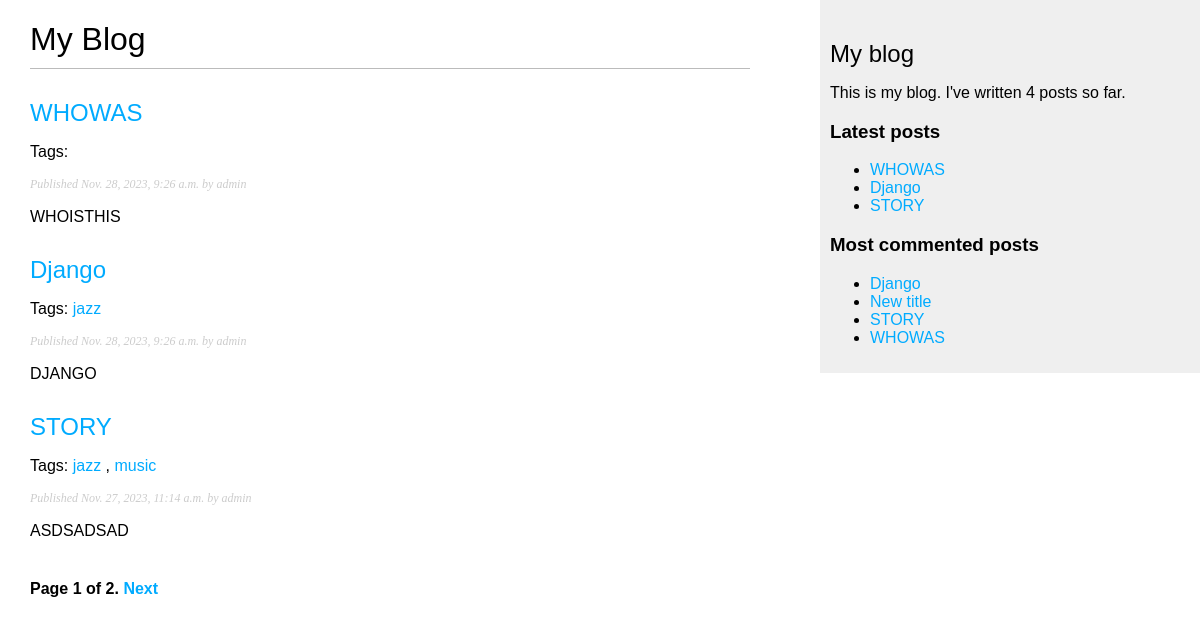
/blog/, run on an earlier commit of the app's database.
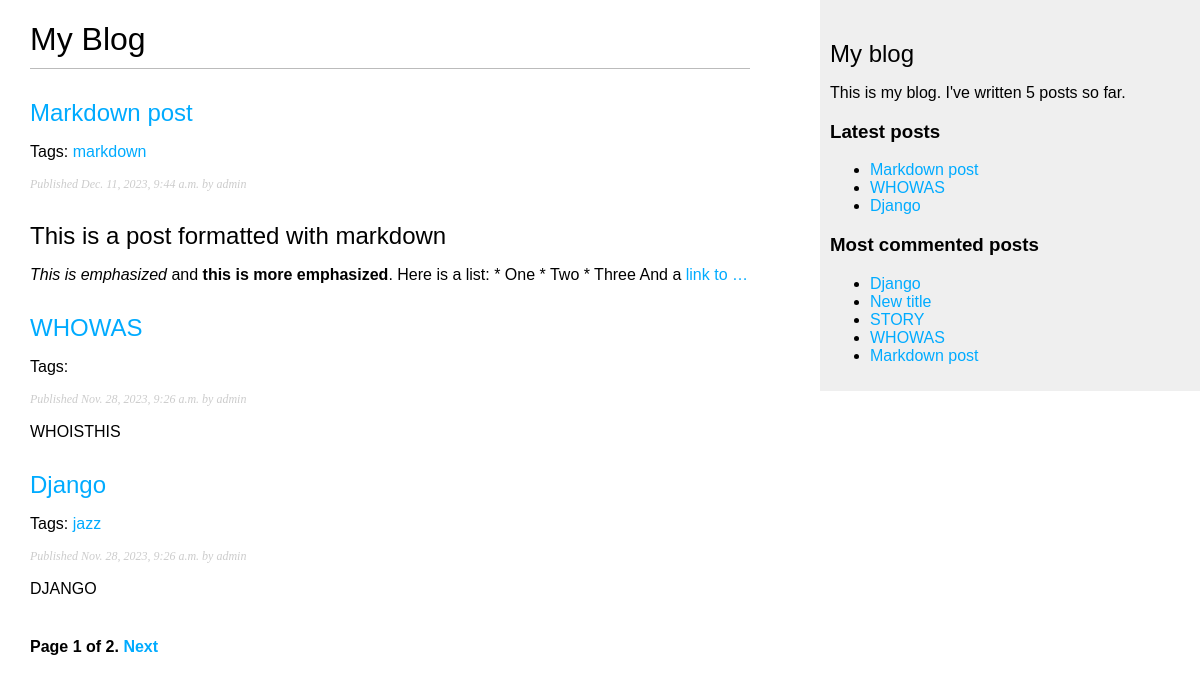
And on a later commit of the database.
### blog/models.py (models this page shows, shortened)
class Post(models.Model):
    class Status(models.TextChoices):
        DRAFT = 'DF', 'Draft'
        PUBLISHED = 'PB', 'Published'
    title = models.CharField(max_length=250)
    slug = models.SlugField(max_length=250,
                            unique_for_date='publish')
    author = models.ForeignKey(User,
                               on_delete=models.CASCADE,
                               related_name='blog_posts')
    body = models.TextField()
    publish = models.DateTimeField(default=timezone.now)
    created = models.DateTimeField(auto_now_add=True)
    updated = models.DateTimeField(auto_now=True)
    status = models.CharField(max_length=2,
                              choices=Status.choices,
                              default=Status.DRAFT)
    objects = models.Manager()
    published = PublishedManager()
    tags = TaggableManager()
    class Meta:
        ordering = ['-publish']
        indexes = [
            models.Index(fields=['-publish']),
        ]
    def get_absolute_url(self):
        return reverse('blog:post_detail',
                       args=[self.publish.year,
                             self.publish.month,
                             self.publish.day,
                             self.slug])

### blog/views.py (the view)
# urls.py: path('', views.post_list, name='post_list'),
def post_list(request, tag_slug=None):
    post_list_ = Post.published.all()
    tag = None
    if tag_slug:
        tag = get_object_or_404(Tag, slug=tag_slug)
        post_list_ = post_list_.filter(tags__in=[tag])
    paginator_ = Paginator(post_list_, 3)
    page_number = request.GET.get('page', 1)
    try:
        posts = paginator_.page(page_number)
    except PageNotAnInteger:
        posts = paginator_.page(1)
    except EmptyPage:
        posts = paginator_.page(paginator_.num_pages)
    return render(request, 'blog/post/list.html', {'posts': posts, 'tag': tag})

### blog/models.py (called while the page is built)
    def get_queryset(self):
        return super().get_queryset().filter(status=Post.Status.PUBLISHED)

### blog/templatetags/blog_tags.py (called while the page is built)
@register.filter(name='markdown')
def markdown_format(text):
    return mark_safe(markdown.markdown(text))

@register.simple_tag
def get_most_commented_posts(count=5):
    return Post.published.annotate(
        total_comments=Count('comments')
    ).order_by('-total_comments')[:count]

@register.inclusion_tag('blog/post/latest_posts.html')
def show_latest_posts(count=5):
    latest_posts = Post.published.order_by('-publish')[:count]
    return {'latest_posts': latest_posts}

@register.simple_tag
def total_posts():
    return Post.published.count()

### templates/blog/post/list.html (shortened to what this page needs)
{%  extends "blog/base.html" %}
{% load blog_tags %}
{% block content %}
    <h1>My Blog</h1>
    {%  for post in posts %}
        <h2>
            <a href="{{ post.get_absolute_url }}">
                {{ post.title }}
            </a>
        </h2>
        <p class="tags">
            Tags:
            {% for tag in post.tags.all %}
                <a href="{% url "blog:post_list_by_tag" tag.slug %}">
                    {{ tag.name }}
                </a>
                {% if not forloop.last %}, {% endif %}
            {% endfor %}
        </p>
        <p class="date">
            Published {{ post.publish }} by {{ post.author }}
        </p>
         {{ post.body|markdown|truncatewords_html:30 }}
    {% endfor %}
    {% include 'pagination.html' with page=posts %}
{% endblock %}

### templates/blog/base.html (shortened to what this page needs)
{% load blog_tags %}
{% load static %}
<!DOCTYPE html>
<html lang='en'>
<head>
    <link href='{% static 'css/blog.css' %}' rel='stylesheet'>
</head>
<body>
    <div id='content'>
        {% block content %}
        {% endblock %}
    </div>
    <div id='sidebar'>
        <h2>My blog</h2>
        <p>This is my blog. I've written {% total_posts %} posts so far.</p>
        <h3>Latest posts</h3>
        {% show_latest_posts 3 %}
        <h3>Most commented posts</h3>
        {% get_most_commented_posts as most_commented_posts %}
        <ul>
            {% for post in most_commented_posts %}
            <li>
                <a href="{{ post.get_absolute_url }}">{{ post.title }}</a>
            </li>
            {% endfor %}
        </ul>
    </div>
</body>
</html>

### templates/pagination.html (shortened to what this page needs)
<div class="pagination">
    <span class="step-links">
    <span class="current">
        Page {{ page.number }} of {{ page.paginator.num_pages }}.
    </span>
    {%  if page.has_next %}
        <a href="?page={{ page.next_page_number }}">Next</a>
    {% endif %}
    </span>
</div>

### templates/blog/post/latest_posts.html
<ul>
    {% for post in latest_posts %}
        <li>
            <a href="{{ post.get_absolute_url }}">{{ post.title }}</a>
        </li>
    {% endfor %}
</ul>

### blog/static/css/blog.css (style rules this page uses)
body { margin:0; padding:0; font-family:helvetica, sans-serif; }
a { color:#00abff; text-decoration:none; }
h1 { font-weight:normal; border-bottom:1px solid #bbb; padding:0 0 10px 0; }
h2 { font-weight:normal; margin:30px 0 0; }
#content { float:left; width:60%; padding:0 0 0 30px; }
#sidebar { float:right; width:30%; padding:10px; background:#efefef; height:100%; }
p.date { color:#ccc; font-family: georgia, serif; font-size: 12px; font-style: italic; }
.pagination { margin:40px 0; font-weight:bold; }

What changed in the data, as far as the page shows it:
no longer on one of the page's lists (row unchanged): Post: title "STORY", publish "Nov. 27, 2023, 11:14 a.m.", author "admin", body "ASDSADSAD"
added Post: title "Markdown post", publish "Dec. 11, 2023, 9:44 a.m.", author "admin", body "This is a post formatted with markdown This is emphasized and this is more emphasized . Here is a list: * One * Two * Three And a link to …"
added Tag: name "markdown", shown under "Markdown post"
computed for Post "STORY": loses Tag (name "music"); loses Tag (name "jazz")
Also different on the page:
text no longer shown: "4"
text now shown: "5"
